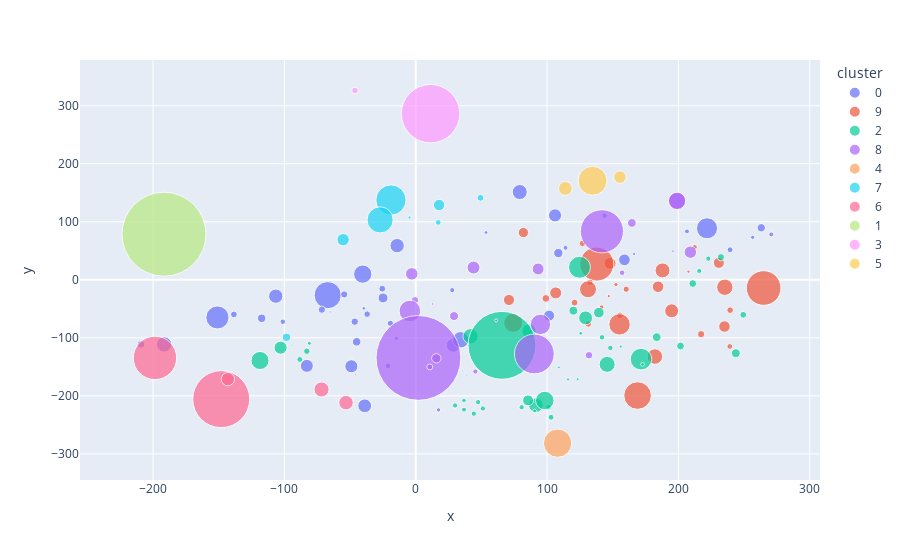

The cell this chart's notebook holds for it:
### Code cell
fig = px.scatter(
    agg,
    x="x", y="y",
    size="total_amount",
    color="cluster",
    hover_name="details",
    size_max=60
)
# st.plotly_chart(fig, use_container_width=True)
fig.show()

### Figure 1 — Plotly figure (JSON) as saved in the notebook; plotly's stock layout.template omitted (floating-point values rounded to 4 significant figures)
{"data": [{"hovertemplate": "<b>%{hovertext}</b><br><br>cluster=0<br>x=%{x}<br>y=%{y}<br>total_amount=%{marker.size}<extra></extra>", "hovertext": ["3leafs by Idris", "Aral Station 191227008", "BURGER KING 12949", "CARHARTT SHOP MUENCHEN", "DPV Deutscher Pressevertrieb", "EDEKA ERNST GARCHING", "EDEKA ERNST HAUPTBAHNH", "Esso Station Muenchen", "FIKRAT IBRAHIM KHEDHIR", "FLN FRISIA-Luftverkehr Gm", "Feuerwache Gastronomie Be", "HEIDE MARKT APOTHEKE", "HOYER TANK-TREFF LANGEN", "Hol  ab", "Insel Apotheke Wangerooge", "JUMBO AUTO WASCH", "Janick Klaus Gerhard", "KAI MATCHA HOUSE", "Lidl sagt Danke", "MEDIA MARKT TV-HIFI-EL", "MR WASH AUTOSERVICE", "MVG HANDY TICKET", "Mahmood Saleh Abdulqawi", "Mueller & Egerer", "Olympia Parkplatz BRK", "RESTAURANT LO STUDENTE", "REWE Garching Frei", "REWE Hakan Oezguec", "REWE Karsten Schmidt", "REWE Markt GmbH-ZW-NL", "REWE Markt GmbH-Zw", "REWE Markt Sandra", "SPC*Paint Your Style", "SPC*Schlemmen am Markt", "STOK Staatsoberkasse Bayern", "SYNLAB MVZ Labor", "Senator Hotel Bielefeld", "SumUp  *Cafe", "SumUp  *Campus", "SumUp  *La", "TOTAL SERVICE STATION", "Tuerkitch Koefte &", "Valora Food Service", "WILLI PALM SYSTEMGASTR", "YORMA S BREMEN", "sweet spot kaffee"], "legendgroup": "0", "marker": {"color": "#636efa", "size": [54.4, 54.06, 5.18, 39.0, 58.4, 12.36, 3.63, 2.99, 1.5, 49.0, 47.6, 210.6, 34.69, 94.83, 14.75, 5.0, 64.5, 13.2, 1.24, 58.12, 17.0, 7.6, 14.92, 15.88, 8.0, 127.0, 20.95, 28.41, 8.68, 152.0, 12.88, 20.58, 24.9, 6.93, 49.0, 67.56, 2.0, 5.0, 19.4, 6.9, 76.57, 11.0, 6.8, 9.19, 4.1, 10.0], "sizemode": "area", "sizeref": 0.5692, "symbol": "circle"}, "mode": "markers", "name": "0", "orientation": "v", "showlegend": true, "type": "scatter", "x": [-38.84, 28.57, 17.36, 158.9, -14.16, -36.99, -39.5, 166.2, -64.64, -48.99, -82.88, -67.0, 101.6, -40.32, -54.48, -14.7, 79.2, -25.47, -45.95, -106.5, -209.1, 27.79, -71.47, -46.41, 143.8, 221.8, -44.97, -24.88, -101.2, -151.0, -138.4, -117.3, 108.6, 114.0, 106.1, -191.5, 195.9, 256.5, 263.1, 270.7, 34.28, -19.28, 206.5, -21.13, 53.51, 239.3], "xaxis": "x", "y": [-217.1, -112.9, -224.3, 34.43, 58.87, -59.17, -49.14, 44.51, -55.52, -149.0, -148.3, -26.46, -61.75, 9.836, -25.21, -101.0, 151.3, -15.35, -163.8, -28.21, -111.3, -17.81, -51.55, -72.16, 110.6, 88.79, -106.9, -31.27, -72.28, -64.89, -59.61, -66.35, 46.09, 55.11, 111.0, -111.4, 49.42, 73.15, 89.69, 78.26, -103.4, -74.99, 83.47, -148.3, 81.59, 51.8], "yaxis": "y"}, {"hovertemplate": "<b>%{hovertext}</b><br><br>cluster=9<br>x=%{x}<br>y=%{y}<br>total_amount=%{marker.size}<extra></extra>", "hovertext": ["ALDI NORD Buchungstext:", "AVIA TANKSTELLE Buchungstext:", "Adelholzener Bar Buchungstext:", "Aumeister OHG Buchungstext:", "BAUHAUS Buchungstext: BAUHAUS,", "BaeckereiWuensche Buchungstext: BaeckereiWuensche,", "Buchungstext: DOLCE E", "Buchungstext: EL TABACHEE", "Buchungstext: Lieferando.de FGKYKB,", "Buchungstext: OPENAI *CHATGPT", "Buchungstext: PIZZA MUNDIAL,", "Buchungstext: STADTSPARKASSE MUENCHEN,", "Buchungstext: Strava Ireland", "Buchungstext: SumUp *My", "Buchungstext: UNES U091", "Burgermeister Eberswal Buchungstext:", "CADU Buchungstext: CADU,", "COMDIRECT Buchungstext: STADTSPARKASSE", "Cafe Zeitgeist Buchungstext:", "DM-Drogerie Markt Buchungstext:", "Dominos Muenchen Buchungstext:", "ERNST LEBENSMITTELGMBH Buchungstext:", "IGM Bremen Buchungstext:", "MUE VERKEHRSGESELLS Buchungstext:", "Muenchner Verkehrsge Buchungstext:", "PARFUEMERIE DOUGLAS Buchungstext:", "RESTAURANTBETRIEBE DAV Buchungstext:", "SHIVAN BESEH Buchungstext:", "SPC*Zum Stiftl-Stehaussch Buchungstext:", "Uniqlo 202 Buchungstext:", "VOI DE Buchungstext:", "Werde Baeckerei Buchungstext:", "YORMAS AG Buchungstext:"], "legendgroup": "9", "marker": {"color": "#EF553B", "size": [9.22, 102.8, 5.95, 17.1, 68.39, 5.25, 12.5, 15.0, 38.31, 216.4, 3.0, 40.0, 37.49, 12.0, 0.3, 13.5, 12.5, 330.0, 35.0, 40.85, 63.46, 11.34, 30.0, 76.0, 342.0, 82.0, 7.59, 3.0, 11.7, 129.9, 55.28, 11.0, 35.4], "sizemode": "area", "sizeref": 0.5692, "symbol": "circle"}, "mode": "markers", "name": "9", "orientation": "v", "showlegend": true, "type": "scatter", "x": [239.1, 74.18, 141.5, 99.11, 182.1, 152.4, 155.5, 217.3, 184.5, 168.9, 207.6, 148.0, 235.1, 131.3, 165.3, 120.9, 239.4, 137.8, 230.8, 106.6, 187.9, 132.7, 81.98, 235.3, 264.9, 131.2, 212.5, 147.0, 127.0, 155.2, 194.8, 160.2, 71.01], "xaxis": "x", "y": [-114.9, -74.21, -47.13, -32.07, -132.2, -8.268, -61.16, -93.69, -11.94, -199.5, 14.04, 28.59, -80.53, -76.07, -93.26, -39.35, -52.33, 27.12, 29.19, -22.55, 16.24, -4.258, 81.46, -12.82, -14.14, -16.34, 56.39, -28.05, 62.63, -76.78, -53.46, -16.24, -34.73], "yaxis": "y"}, {"hovertemplate": "<b>%{hovertext}</b><br><br>cluster=2<br>x=%{x}<br>y=%{y}<br>total_amount=%{marker.size}<extra></extra>", "hovertext": ["ALDI SUeD Buchungstext:", "Agip Service-Station Buchungstext:", "BAUHAUS 647 Buchungstext:", "BAUHAUS 870 Buchungstext:", "BREPARK GmbH Buchungstext:", "BUCCI BAR Buchungstext:", "Buchungstext: ALICE PIZZA,", "Buchungstext: ASOS.COM, AMSTERDAM", "Buchungstext: Amazon.de*GY2QJ7KW5, AMAZON.DE", "Buchungstext: Amazon.de*HJ1NY9GW5, AMAZON.DE", "Buchungstext: Amazon.de*MC89Y0PF5, AMAZON.DE", "Buchungstext: Amazon.de*RW9GW6X74, AMAZON.DE", "Buchungstext: Amazon.de*TK90325J4, AMAZON.DE", "Buchungstext: Amazon.de*Z782M5EN5, AMAZON.DE", "Buchungstext: BINANCE.COM, WWW.BINANCE.C", "Buchungstext: BP Tankstelle,", "Buchungstext: CARREFOUR 1636,", "Buchungstext: CLAUDE.AI SUBSCRIPTION,", "Buchungstext: COLIBRI', MILANO", "Buchungstext: CRF EXP", "Buchungstext: MARAMAIS CAFE',", "Buchungstext: PAM LOCAL,", "Buchungstext: Prime Video", "Cafe Lozzi Buchungstext:", "Campus Cneipe Buchungstext:", "DHL*4137654301 Buchungstext: DHL*4137654301,", "DHL*4139192020 Buchungstext: DHL*4139192020,", "Digger s Buchungstext:", "EasyPark GmbH Buchungstext:", "Eventfrog GmbH Buchungstext:", "Kellner 6 Buchungstext:", "LIME*PASS 5FSA Buchungstext:", "LIME*RIDE 5FSA Buchungstext:", "MCDONALDS 00300 Buchungstext:", "MCDONALDS 00512 Buchungstext:", "MCDONALDS 00988 Buchungstext:", "MCDONALDS 01101 Buchungstext:", "MCDONALDS 01533 Buchungstext:", "MCDONALDS 50245 Buchungstext:", "Rossmann 1940 Buchungstext:", "Rossmann 3463 Buchungstext:", "SHELL 0176 Buchungstext:", "SYSTEMGASTRONOMIE GMBH Buchungstext:", "Trade Republic Buchungstext:", "davengo GmbH Buchungstext:", "dean&david Buchungstext: dean&david,", "netcup GmbH Buchungstext:"], "legendgroup": "2", "marker": {"color": "#00cc96", "size": [22.55, 67.06, 132.9, 3.85, 1.0, 32.0, 7.53, 137.0, 8.99, 60.42, 8.0, 3.95, 33.72, 97.29, 10.0, 60.23, 17.29, 21.42, 17.1, 2.5, 7.5, 1.9, 3.99, 15.0, 13.0, 0.95, 1.1, 55.0, 4.6, 12.0, 23.0, 2.99, 2.62, 8.0, 7.99, 8.08, 7.98, 6.0, 6.98, 2.97, 8.42, 72.79, 9.99, 1313.0, 49.0, 8.9, 93.25], "sizemode": "area", "sizeref": 0.5692, "symbol": "circle"}, "mode": "markers", "name": "2", "orientation": "v", "showlegend": true, "type": "scatter", "x": [243.7, 41.77, 171.5, 172.7, -94.65, 139.4, 215.8, 124.7, 101.2, 91.48, 80.65, 90.51, 85.51, 98.25, 103.0, 86.21, 201.6, 183.5, 210.9, 109.0, 222.8, 79.45, 125.6, 232.3, 249.3, 38.49, 35.6, 129.3, -80.98, -82.91, 120.1, 116.0, 123.3, 44.26, 51.13, 29.98, 47.5, 36.74, 36.78, 156.1, 148.2, 145.7, -88.21, 65.67, -102.9, 141.8, -118.6], "xaxis": "x", "y": [-126.6, -97.3, -136.7, -145.7, -112.6, -56.53, 15.23, 21.58, -219.6, -216.1, -219.6, -226.0, -207.7, -208.0, -236.9, -88.52, -114.1, -98.89, -6.459, -151.1, 36.39, -159.0, -92.25, 38.93, -60.33, -165.3, -157.0, -65.63, -109.4, -123.0, -53.2, -171.6, -171.3, -230.8, -221.7, -216.6, -210.8, -208.0, -223.8, -115.0, -117.3, -145.7, -137.3, -112.9, -117.0, -99.11, -139.1], "yaxis": "y"}, {"hovertemplate": "<b>%{hovertext}</b><br><br>cluster=8<br>x=%{x}<br>y=%{y}<br>total_amount=%{marker.size}<extra></extra>", "hovertext": ["BEACH-TENNISANLAGE ZHS Buchungstext:", "BIERGARTEN AM CHINESISC", "Ballabeni Icecream Buchungstext:", "Buchungstext: AMZN Mktp", "Buchungstext: MNE*95017891Apotheke_S, Naturno", "DHL*UG2ZUM4PP7SB Buchungstext: DHL*UG2ZUM4PP7SB,", "DOCO Allianz Arena", "EDEKA FAZLIJA Buchungstext:", "EDEKA TUERKYILMAZ Buchungstext:", "EDEKA UHLIG Buchungstext:", "Hannes MoehringKto/IBAN: DE76100123450515066901", "JET-Tankstelle Buchungstext: JET-Tankstelle,", "Lukas RegoKto/IBAN: DE06120300001204685414", "Neodigital Versicherung AG", "RESTAURANT MAHARANI Buchungstext:", "TECHNISCHE UNIVERSITAET MUENCHENKto/IBAN:", "Technische Universitaet MuenchenKto/IBAN:", "Turkitch Buchungstext: Turkitch,", "UZR*Barocco Alexander Blu", "ZVKD OBERLANDKto/IBAN: DE90700543060000127100", "ZWEIRAD-CENTER STADLER Buchungstext:"], "legendgroup": "8", "marker": {"color": "#ab63fa", "size": [40.0, 44.3, 2.6, 449.9, 16.05, 7.69, 21.5, 15.27, 132.9, 1.79, 2049.0, 118.3, 10.0, 47.56, 44.0, 85.0, 85.0, 9.0, 23.0, 25.0, 531.2], "sizemode": "area", "sizeref": 0.5692, "symbol": "circle"}, "mode": "markers", "name": "8", "orientation": "v", "showlegend": true, "type": "scatter", "x": [93.2, -3.016, 61.21, 90.32, 131.9, 45.42, 164.6, -0.5331, -4.461, 12.92, 2.06, 94.98, 10.72, 44.02, 209.1, 199.0, 199.0, 157.1, 29.19, 15.69, 141.8], "xaxis": "x", "y": [18.65, 10.17, -70.01, -127.8, -130.0, -158.0, 98.0, -35.08, -53.79, -41.63, -134.6, -76.85, -150.1, 21.18, 47.72, 136.0, 136.0, 12.16, -62.46, -135.4, 83.61], "yaxis": "y"}, {"hovertemplate": "<b>%{hovertext}</b><br><br>cluster=4<br>x=%{x}<br>y=%{y}<br>total_amount=%{marker.size}<extra></extra>", "hovertext": ["Buchungstext: APPLE.COM BILL,"], "legendgroup": "4", "marker": {"color": "#FFA15A", "size": [228.1], "sizemode": "area", "sizeref": 0.5692, "symbol": "circle"}, "mode": "markers", "name": "4", "orientation": "v", "showlegend": true, "type": "scatter", "x": [108.0], "xaxis": "x", "y": [-281.6], "yaxis": "y"}, {"hovertemplate": "<b>%{hovertext}</b><br><br>cluster=7<br>x=%{x}<br>y=%{y}<br>total_amount=%{marker.size}<extra></extra>", "hovertext": ["CAFE LAGERHAUS GMBH", "DECATHLON Deutschland SE", "Drillisch Online GmbH", "FitX Deutschland GmbH", "MCDONALD S DEUTSCHLAND", "SELECTA DEUTSCHLAND GM", "Telekom Deutschland GmbH", "WILHELM & LEHMANN"], "legendgroup": "7", "marker": {"color": "#19d3f3", "size": [19.2, 36.73, 43.8, 261.0, 9.38, 3.0, 194.9, 13.3], "sizemode": "area", "sizeref": 0.5692, "symbol": "circle"}, "mode": "markers", "name": "7", "orientation": "v", "showlegend": true, "type": "scatter", "x": [-98.38, 17.78, -55.25, -18.86, 17.17, -4.659, -27.11, 49.31], "xaxis": "x", "y": [-99.06, 128.8, 69.06, 137.5, 98.87, 107.3, 103.2, 141.3], "yaxis": "y"}, {"hovertemplate": "<b>%{hovertext}</b><br><br>cluster=6<br>x=%{x}<br>y=%{y}<br>total_amount=%{marker.size}<extra></extra>", "hovertext": ["DB FERNVERKEHR AG", "DB Vertrieb GmbH", "DB Vertrieb GmbHKto/IBAN:", "Loretta Gaststaetten GmbH", "SWM Versorgungs GmbH"], "legendgroup": "6", "marker": {"color": "#FF6692", "size": [64.8, 923.7, 49.99, 60.0, 535.0], "sizemode": "area", "sizeref": 0.5692, "symbol": "circle"}, "mode": "markers", "name": "6", "orientation": "v", "showlegend": true, "type": "scatter", "x": [-71.72, -148.1, -143.0, -53.07, -198.5], "xaxis": "x", "y": [-189.0, -205.7, -171.1, -211.7, -134.6], "yaxis": "y"}, {"hovertemplate": "<b>%{hovertext}</b><br><br>cluster=1<br>x=%{x}<br>y=%{y}<br>total_amount=%{marker.size}<extra></extra>", "hovertext": ["I.M. Nahkauf GmbH"], "legendgroup": "1", "marker": {"color": "#B6E880", "size": [2010.0], "sizemode": "area", "sizeref": 0.5692, "symbol": "circle"}, "mode": "markers", "name": "1", "orientation": "v", "showlegend": true, "type": "scatter", "x": [-191.7], "xaxis": "x", "y": [78.57], "yaxis": "y"}, {"hovertemplate": "<b>%{hovertext}</b><br><br>cluster=3<br>x=%{x}<br>y=%{y}<br>total_amount=%{marker.size}<extra></extra>", "hovertext": ["PayPal (Europe) S.a", "PayPal Europe S.a.r.l."], "legendgroup": "3", "marker": {"color": "#FF97FF", "size": [12.06, 971.9], "sizemode": "area", "sizeref": 0.5692, "symbol": "circle"}, "mode": "markers", "name": "3", "orientation": "v", "showlegend": true, "type": "scatter", "x": [-46.28, 11.29], "xaxis": "x", "y": [326.3, 286.3], "yaxis": "y"}, {"hovertemplate": "<b>%{hovertext}</b><br><br>cluster=5<br>x=%{x}<br>y=%{y}<br>total_amount=%{marker.size}<extra></extra>", "hovertext": ["Sektion Munchen des", "Studierendenwerk Mï¿½nchen Oberbay", "Studierendenwerk München Oberbay"], "legendgroup": "5", "marker": {"color": "#FECB52", "size": [54.0, 45.0, 240.0], "sizemode": "area", "sizeref": 0.5692, "symbol": "circle"}, "mode": "markers", "name": "5", "orientation": "v", "showlegend": true, "type": "scatter", "x": [113.9, 155.5, 134.6], "xaxis": "x", "y": [157.5, 177.0, 170.7], "yaxis": "y"}], "layout": {"legend": {"itemsizing": "constant", "title": {"text": "cluster"}, "tracegroupgap": 0}, "margin": {"t": 60}, "xaxis": {"anchor": "y", "domain": [0, 1], "title": {"text": "x"}}, "yaxis": {"anchor": "x", "domain": [0, 1], "title": {"text": "y"}}}}
